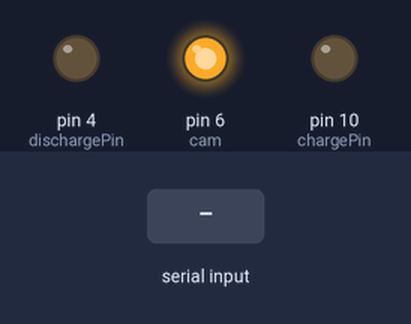
The sketch below on a simulated Arduino Uno, built with avr-gcc and run on an emulated ATmega328P. On the bench: output pins drawn as LEDs (lit = HIGH). Inputs (shaded band) come from the test bench.

Above: at 1.2 s.
1.3 s: "s" received over Serial
At 1.7 s:
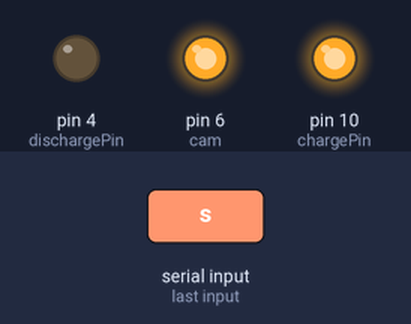
4.3 s: "e" received over Serial
At 5.7 s:
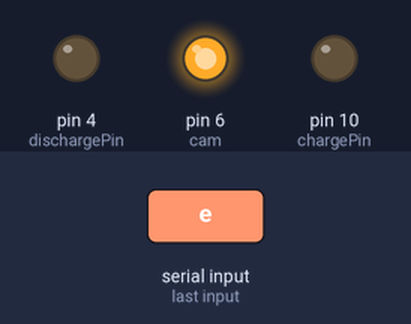
Timing chart, 0 to 7.3 s (numbered marks = the images above; inputs shaded):
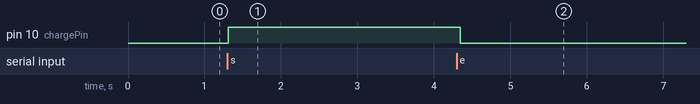

Measured:
- after the input at 1.3 s, pin 10 (chargePin): LOW → HIGH at once
- after the input at 4.3 s, pin 10 (chargePin): HIGH → LOW at once

The sketch:

Strobe_Light_Serial_Trigger_Init.ino
```cpp
int dischargePin = 4;
int chargePin = 10;
int cam = 6;
int i = 0;

// ------ strobe light cable settting ------
// green-yellow: GND
// ONE: 72V
// TWO: discharge signal
// THREE: charge

// GREEN-YELLOW -> GND
// ONE -> 72V
// TWO -> 4
// CHARGE -> 10


// ------ camera GPIO cable settting ------
// brown: GND, camera power ground
// blue: Opto GND, Opto-isolated ground
// green: power input, auxiliary input voltage (DC)
// black: OPTOIN, Opto-isolated input

// BROWN, BLUE -> GND
// GREEN -> Power
// BLACK -> 6

int flag=0;

void setup() {
  Serial.begin(9600);
  pinMode(dischargePin, OUTPUT);
  pinMode(chargePin, OUTPUT);
  pinMode(cam, OUTPUT);

  // Pins Initialization
  digitalWrite(dischargePin, LOW);
  digitalWrite(chargePin, LOW);
  digitalWrite(cam, HIGH);

}

void loop() {
  if(flag==1){
    digitalWrite(dischargePin, HIGH); //start discharging

    // Serial.println("trigger camera");
    digitalWrite(cam, LOW); // trigger camera
    delayMicroseconds(500);
    digitalWrite(dischargePin,LOW); //stop discharging

    delayMicroseconds(1000); //1ms

    digitalWrite(chargePin,HIGH); //start charging
    digitalWrite(cam,HIGH); // set camera signal to HIGH, wait for next trigger signal
    delay(500); //frame rate
    digitalWrite(chargePin,LOW); //stop charging
  }

  char r = Serial.read();

  if(r=='s'){
    flag=1;
  }
  else if(r=='e'){
    flag=0;
    digitalWrite(dischargePin, LOW);
    digitalWrite(chargePin, LOW);
    digitalWrite(cam, HIGH);
  }
  else{
    flag=flag;
  }

  delay(5);

}
```
